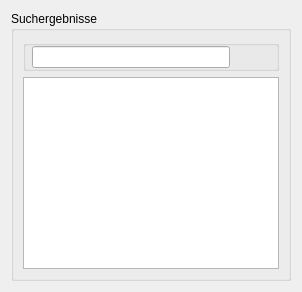
      <widget class="QWidget" name="searchTab">
       <attribute name="title">
        <string>Suche</string>
       </attribute>
       <layout class="QVBoxLayout" name="verticalLayout_55">
        <item>
         <widget class="QGroupBox" name="groupBox_61">
          <property name="title">
           <string>Suchergebnisse</string>
          </property>
          <layout class="QVBoxLayout" name="verticalLayout_56">
           <item>
            <widget class="QGroupBox" name="groupBox_62">
             <property name="title">
              <string/>
             </property>
             <layout class="QHBoxLayout" name="horizontalLayout_22">
              <property name="spacing">
               <number>6</number>
              </property>
              <property name="leftMargin">
               <number>6</number>
              </property>
              <property name="topMargin">
               <number>0</number>
              </property>
              <property name="rightMargin">
               <number>0</number>
              </property>
              <property name="bottomMargin">
               <number>0</number>
              </property>
              <item>
               <widget class="LineEdit" name="searchviewFieldSearchQuery">
                <property name="enterAction" stdset="0">
                 <string>INVOICESEARCH:MultiViewHandler.In.Refresh</string>
                </property>
                <property name="path" stdset="0">
                 <string>query</string>
                </property>
                <property name="context" stdset="0">
                 <string>ISVIEW</string>
                </property>
               </widget>
              </item>
              <item>
               <widget class="ActionButton" name="searchButtonSearch">
                <property name="maximumSize">
                 <size>
                  <width>40</width>
                  <height>40</height>
                 </size>
                </property>
                <property name="text">
                 <string/>
                </property>
                <property name="icon">
                 <iconset resource="../../frontends/qt/resource.qrc">
                  <normaloff>:/icons/images/find.png</normaloff>:/icons/images/find.png</iconset>
                </property>
                <property name="iconSize">
                 <size>
                  <width>32</width>
                  <height>32</height>
                 </size>
                </property>
                <property name="flat">
                 <bool>true</bool>
                </property>
                <property name="context" stdset="0">
                 <string>INVOICESEARCH</string>
                </property>
                <property name="action" stdset="0">
                 <string>MultiViewHandler.In.Refresh</string>
                </property>
               </widget>
              </item>
             </layout>
            </widget>
           </item>
           <item>
            <widget class="MultiViewTable" name="searchTable">
             <property name="sizePolicy">
              <sizepolicy hsizetype="Expanding" vsizetype="Expanding">
               <horstretch>0</horstretch>
               <verstretch>60</verstretch>
              </sizepolicy>
             </property>
             <property name="dataView" stdset="0">
              <bool>true</bool>
             </property>
             <property name="multiSelect" stdset="0">
              <bool>false</bool>
             </property>
             <property name="dbColumns" stdset="0">
              <stringlist>
               <string>_source.invoiceNumber:Rechnungsnummer</string>
               <string>&lt;date&gt;_source.invoiceDate:Rechnungsdatum</string>
               <string>_source.title:Titel</string>
               <string>(_source.customerID).name:Firma</string>
               <string>&lt;{&quot;PAIDFRACTION&quot;:&quot;:/icons/images/fraction.png&quot;,&quot;PAIDSKONTO&quot;:&quot;:/icons/images/ok2.png&quot;,&quot;STORNO&quot;:&quot;:/icons/images/cancel.png&quot;,&quot;PENDING&quot;:&quot;:/icons/images/wait.png&quot;,&quot;PAID&quot;:&quot;:/icons/images/ok.png&quot;}&gt;_source.status:Status</string>
               <string>&lt;currency&gt;_source.netto:Netto</string>
               <string>&lt;currency&gt;_source.vat:MwSt</string>
               <string>&lt;currency&gt;_source.brutto:Brutto</string>
              </stringlist>
             </property>
             <property name="viewIdentifier" stdset="0">
              <string>isView</string>
             </property>
             <property name="context" stdset="0">
              <string>INVOICESEARCH</string>
             </property>
             <property name="sortable" stdset="0">
              <stringlist/>
             </property>
             <property name="keyCodeActions" stdset="0">
              <stringlist>
               <string>Key_I:OpenInBrowserBehavior.In.Open</string>
              </stringlist>
             </property>
             <property name="viewArguments" stdset="0">
              <stringlist/>
             </property>
             <property name="view" stdset="0">
              <string>DummyESView</string>
             </property>
             <property name="query" stdset="0">
              <string/>
             </property>
            </widget>
           </item>
          </layout>
         </widget>
        </item>
       </layout>
      </widget>
